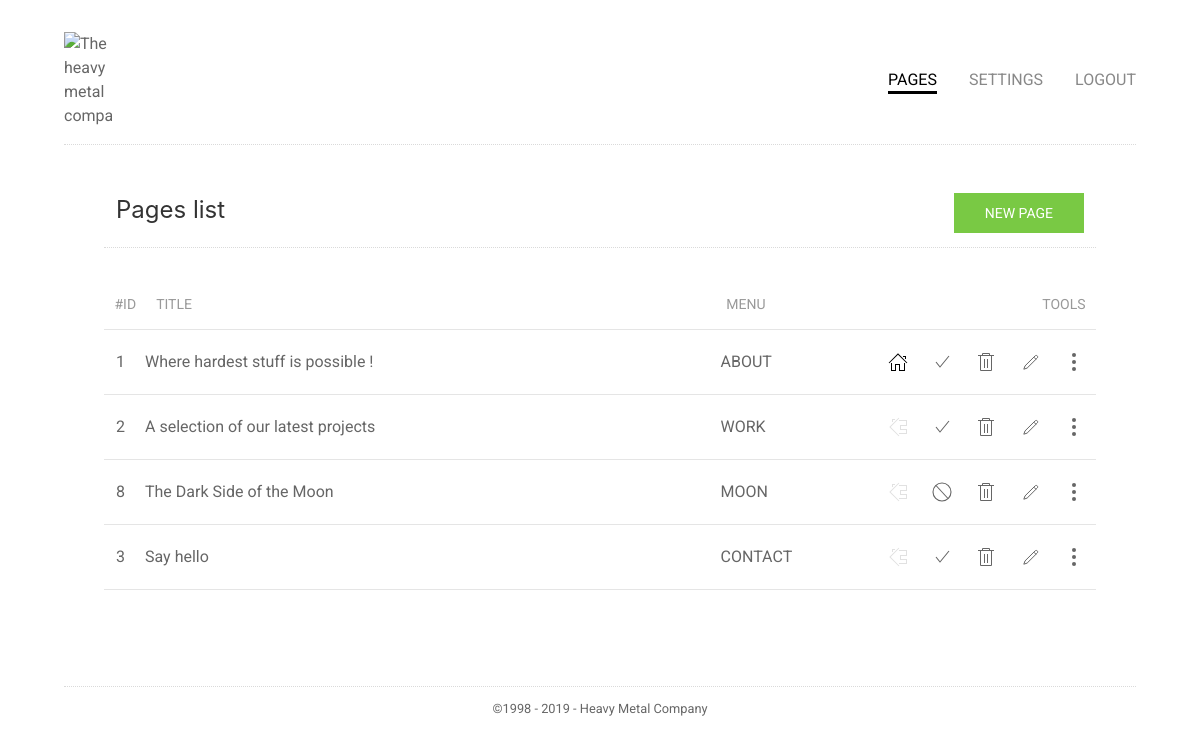
Screenshot of /admin/index.php?page=pages (signed in) with the database file from the repository.
### tables this page shows
CREATE TABLE `pages` (
  `id` smallint(5) unsigned NOT NULL AUTO_INCREMENT,
  `parent_id` smallint(5) unsigned NOT NULL DEFAULT '0',
  `page_key` varchar(20) DEFAULT NULL,
  `title` varchar(255) NOT NULL,
  `menu` varchar(50) DEFAULT NULL,
  `slug` varchar(255) NOT NULL,
  `content` text,
  `is_home` tinyint(1) unsigned DEFAULT '0',
  `is_visible` tinyint(1) unsigned DEFAULT '1',
  `position` tinyint(3) unsigned DEFAULT NULL,
  `last_update` timestamp NOT NULL DEFAULT CURRENT_TIMESTAMP ON UPDATE CURRENT_TIMESTAMP,
  `created_on` timestamp NOT NULL DEFAULT CURRENT_TIMESTAMP,
  PRIMARY KEY (`id`)
);

### php/pdo.php (called while the page is built)
<?php
$db_host    = '127.0.0.1';
$db_name    = 'poco_minisite';
$db_user    = 'root';
$db_pass    = '444666';
$db_charset = 'utf8mb4';
$dsn = "mysql:host=$db_host;dbname=$db_name;charset=$db_charset";
$pdo_options = [
  PDO::ATTR_EMULATE_PREPARES    => false,
  PDO::ATTR_DEFAULT_FETCH_MODE  => PDO::FETCH_ASSOC,
  PDO::ATTR_ERRMODE             => PDO::ERRMODE_EXCEPTION
];
$db = null;
try {
  $db = new PDO($dsn, $db_user, $db_pass, $pdo_options);
} catch (PDOException $e) {
  echo $e->getMessage();
}
function db() {
	global $db;
	if(is_object($db)) {
    return $db;
  }
  else {
    exit("DB IS NOT AN OBJECT! No database connection.");
  }
}

### admin/crud.php (called while the page is built, shortened)
<?php
function crud($crud_action, $params = []) {
	switch($crud_action) {
		case 'show-pages' :
			$sql = "SELECT id, title, menu, is_home, is_visible FROM pages ORDER BY position ASC";
			try {
				$sth = db()->prepare($sql);
				$sth->execute();
				$results = $sth->fetchAll();
			} catch(PDOException $e) {
				show($e->getMessage(), true);
			}
		break;
	}
	return $results;
}

### admin/pages.php (the view, shortened to what this page needs)
<?php
if(empty($action) || $action === 'pages') {
  pages();
}
else {
  page_detail($action);
}
function pages() {
  $pages = crud('show-pages');
  $rows = '';
  foreach($pages as $key => $page) {
    $id			  = (int)$page['id'];
    $title    = $page['title'];
    $menu     = $page['menu'];
    $is_home        = (bool)$page['is_home'];
    $home_css       = $is_home ? ' is-home' : '';
    $is_visible     = (bool)$page['is_visible'];
    $visible_css    = $is_visible ? ' is-visible' : '';
    $visible_icon   = $is_visible ? 'check' : 'ban';
    $is_visible_val = $is_visible ? 0 : 1;
    $home_page_link = $is_home || !$is_visible ? 'javascript:void(0);' : '?crud-action=home-page&id='.$id;
    $delete_link    = $is_home ? 'javascript:void(0);' : '?crud-action=delete-page&id='.$id;
    $visible_link   = '?crud-action=switch-visible&is-visible-val='.$is_visible_val.'&id='.$id;
    $edit_link      = '?page=pages&action=edit-page&id='.$id;
    $rows .= '
    <li class="uk-flex uk-sortable-item">
      <div class="uk-width-auto uk-margin-right">'.$id.'</div>
      <div class="uk-width-3-6"><a href="'.$edit_link.'" title="Edit page">'.$title.'</a></div>
      <div class="uk-width-1-6">'.$menu.'</div>
      <div class="tools uk-width-large">
        <a class="tool home uk-margin-right home-icon'.$home_css.'" uk-icon="icon: home" href="'.$home_page_link.'"></a>
        <a class="tool home uk-margin-right visible-icon'.$visible_css.'" uk-icon="icon: '.$visible_icon.'" href="'.$visible_link.'"></a>
        <a class="tool edit delete-link uk-margin-right" uk-icon="icon: trash" href="'.$delete_link.'"></a>
        <a class="tool edit uk-margin-right" uk-icon="icon: pencil" href="'.$edit_link.'"></a>
        <span class="tool move uk-sortable-handle" uk-icon="icon: more-vertical"></span>
      </div>
      <input type="hidden" name="sortable['.$id.']" value="'.$id.'">
    </li>
    ';
  }
  $html = admin_header([
    'title' => 'Pages list',
    'buttons' => '<a href="?page=pages&amp;action=new-page" class="uk-button uk-button-new">New Page</a>'
  ]);
  $html .= '
  <ul class="admin-list-head uk-list uk-list-large">
    <li class="list-head uk-flex uk-text-muted">
      <div class="uk-width-auto uk-margin-right">#id</div>
      <div class="uk-width-3-6">Title</div>
      <div class="uk-width-1-6">Menu</div>
      <div class="tools uk-width-large">Tools</div>
    </li>
  </ul>
  <form action="" method="post">
    <ul id="admin-list" class="admin-list sortable uk-list uk-list-large uk-list-divider" uk-sortable="handle: .uk-sortable-handle; group: test">
      '.$rows.'
    </ul>
    <div id="update-positions-wrap" class="DN uk-margin-medium-top uk-flex uk-flex-center">
      <input type="hidden" name="crud-action" value="update-positions">
      <button type="submit" id="update-positions" class="uk-button uk-button-primary">Update positions</button>
    </div>
  </form>
  ';
  echo $html;
}

### admin/index.php (shortened to what this page needs)
<?php
require_once('../php/pdo.php');
require_once('admin_functions.php');
require_once('crud.php');
?>
<!DOCTYPE html>
<html>
  <head>
    <link rel="stylesheet" href="css/uikit.min.css">
    <link rel="stylesheet" href="css/admin.css">
  </head>
  <body id="<?php echo $params['page']; ?>">
    <header class="header">
      <figure class="logo-figure">
        <a href="./"><img src="../img/logo.svg" alt="The heavy metal company"></a>
      </figure>
      <nav class="nav">
        <?php echo admin_menu($params); ?>
      </nav>
    </header>
    <main class="content uk-container">
      <?php echo admin_page($params); ?>
    </main>
    <footer class="footer">
      <p>&copy;1998 - <?php echo date('Y'); ?> - Heavy Metal Company</p>
    </footer>
  </body>
</html>

### admin/admin_functions.php (shortened to what this page needs)
<?php
$admin_pages = [
  'pages' => [
    'menu'    => 'PAGES',
    'file'    => 'pages.php',
    'actions' => [
      'pages',
      'edit-page',
      'new-page'
    ]
  ],
  'settings' => [
    'menu' => 'SETTINGS',
    'file'  => 'settings.php',
    'actions' => [
      'settings',
      'edit-settings',
      'new-settings',
    ]
  ],
  'login' => [
    'menu'    => 'LOGIN',
    'file'    => 'login.php',
    'actions' => [
      'login',
      'check-login',
      'logout'
    ],
  ],
];
$params = [
  'admin_pages' => $admin_pages,
  'page'        => req('page'),
  'action'      => req('action'),
  'crud-action' => req('crud-action')
];
function admin_page($params = []) {
  $page = $params['page'];
  $file = $page.'.php';
  if(file_exists($file)) {
    $admin_pages    = $params['admin_pages'];
    include($file);
    $admin_content = ob_get_contents();
  }
  else {
    $admin_content = "The file you seek doesn't exists!";
  }
  return $admin_content;
}
function admin_header($params = []) {
  $title      = $params['title'];
  $buttons    = $params['buttons'];
  $get_msg    = req('msg') ?? false;
  $msg_type   = req('error') ? 'error' : 'success';
  $msg        = $get_msg ? ' - <span class="msg '.$msg_type.'">'.$get_msg.'</span>' : '';
  $html = '
  <header class="admin-header uk-flex uk-flex-between uk-flex-top">
    <h1 class="header-left uk-h3">'.$title.$msg.'</h1>
    <div class="header-right">'.$buttons.'</div>
  </header>
  ';
  return $html;
}
function req($val = '') {
  $req = array_merge($_POST, $_GET) ;
  if(!empty($val) && !empty($req)) {
    return $req[$val];
  }
  elseif(empty($val) && !empty($req)) {
    return $req;
  }
  return false;
}
function is_admin() {
  return (bool)$_SESSION['is_admin'];
}
function admin_menu($params = []) {
  $admin_pages = $params['admin_pages'];
  $html = '<ul id="admin-menu" class="menu">'.PHP_EOL;
  foreach($admin_pages as $key => $page) {
    if($key === 'login') {
      $menu = (is_admin()) ? 'LOGOUT' : $page['menu'];
      $uri_extra = '&action=logout';
      $id_attr = ' id="logout"';
    }
    else {
      $menu = $page['menu'];
      $uri_extra = '';
      $id_attr = '';
    }
    $active = $key === req('page') ? ' active' : '';
    $html .= '<li class="menu-item'.$active.'"><a'.$id_attr.' href="?page='.$key.$uri_extra.'">'.$menu.'</a></li>';
  }
  $html .= '</ul>'.PHP_EOL;
  return $html;
}

### admin/css/admin.css (style rules this page uses)
a,abbr,acronym,address,applet,article,aside,audio,b,big,blockquote,body,canvas,caption,center,cite,code,dd,del,details,dfn,div,dl,dt,em,embed,fieldset,figcaption,figure,footer,form,h1,h2,h3,h4,h5,h6,header,hgroup,html,i,iframe,img,ins,kbd,label,legend,li,mark,menu,nav,object,ol,output,p,pre,q,ruby,s,samp,section,small,span,strike,strong,sub,summary,sup,table,tbody,td,tfoot,th,thead,time,tr,tt,u,ul,var,video { margin:0;padding:0;border:0;font:inherit;vertical-align:baseline }
article,aside,details,figcaption,figure,footer,header,hgroup,menu,nav,section { display:block }
body { line-height:1 }
ol,ul { list-style:none }
html { -webkit-box-sizing:border-box; -moz-box-sizing:border-box; box-sizing:border-box; }
*, *:before, *:after { box-sizing:inherit; }
a { text-decoration:none;outline:none;color:inherit; }
html { box-sizing: border-box; }
html { font-size: 16px; }
body { font-size: 1em; font-family: Roboto, sans-serif; line-height: 1.5; }
h1, h2, h3 { font-family: "Roboto Slab", serif; }
h1 { font-size:2em; }
p { margin-bottom: 1em; }
ul { list-style: none; }
.uk-button-new { background-color: #79c944; color: #fff; border: 1px solid transparent; }
body { margin: 40px; }
.header { display: flex; justify-content: space-between; align-items: center; padding-bottom: 1em; border-bottom: dotted 1px #dadada; min-height: 73px; }
.logo-figure img { display: block; width: 3em; height: auto; }
.menu { display: flex; justify-content: flex-end; }
.menu li { margin-left: 15%; line-height: 1; }
.menu a { color: #888; position: relative; transition: color .4s ease; }
.menu a:hover, .menu .active a { color: #000; }
.menu .active a:after { content: ""; position: absolute; bottom: -0.3em; left: 0; display: block; width: 100%; height: 0; border-top: solid 3px #000; }
.admin-header { border-bottom: dotted 1px #dadada; margin-bottom: 2em; }
.admin-header, .uk-list li, .list-head, .uk-form-stacked { padding-left: .75em; padding-right: .75em; }
.list-head { font-size: .875rem; color: #999; text-transform: uppercase; padding: 1em .75em; }
.admin-list li:first-child { padding-top: 1.25em; border-top: 1px solid #e5e5e5; }
.admin-list li:last-child, .uk-table tr:last-child td { border-bottom: 1px solid #e5e5e5; padding-bottom: 1.25em; }
.tools, th.tools { text-align: right; }
.footer { font-size: .8em; text-align: center; padding-top: 1em; border-top: dotted 1px #dadada; }
@media (min-width: 640px) { body { margin: 2em 4em; } }
@media (min-width: 640px) { .menu li { margin-left: 2em; } }
@media (min-width: 640px) { .content { max-width: 1024px; margin: 3em auto 6em; } }

### rows the page displays
pages: id "1", title "Where hardest stuff is possible !", menu "ABOUT"
pages: id "2", title "A selection of our latest projects", menu "WORK"
pages: id "8", title "The Dark Side of the Moon", menu "MOON"
pages: id "3", title "Say hello", menu "CONTACT"

### other values shown
$menu "PAGES"
$menu "SETTINGS"
$menu "LOGOUT"
$title "Pages list"
$buttons "NEW PAGE"
